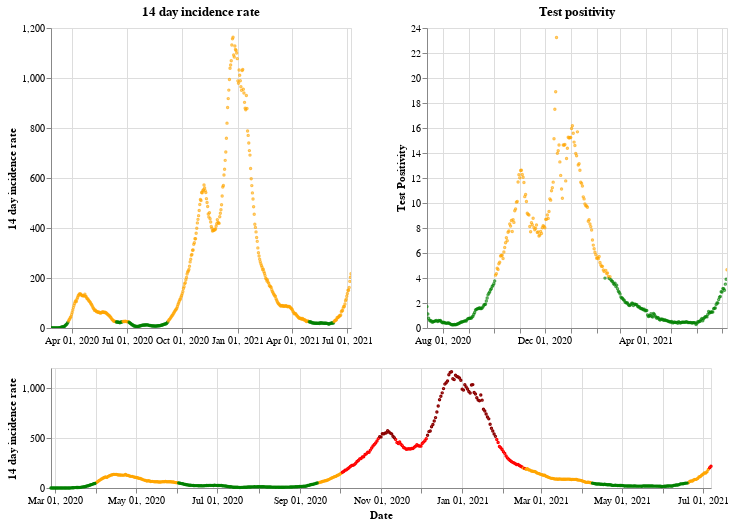

The code cell stored with this chart in its notebook:
### Markdown cell above
## Wales

### Code cell
plot_traffic_light('Wales')

### Figure 1 — Vega-Lite specification as saved in the notebook (floating-point values rounded to 4 significant figures; data arrays with more than 128 entries replaced by an {"elided": "..."} marker saying what was removed)
{"config": {"view": {"continuousWidth": 400, "continuousHeight": 300}}, "vconcat": [{"hconcat": [{"mark": {"type": "point", "size": 2}, "encoding": {"color": {"condition": {"value": "green", "test": "(datum.twoWeeklyCasesRate <= 25)"}, "value": "orange"}, "tooltip": [{"type": "nominal", "field": "areaName"}, {"type": "temporal", "field": "date"}, {"type": "quantitative", "field": "twoWeeklyCasesRate"}, {"type": "quantitative", "field": "testPositivity"}], "x": {"type": "temporal", "axis": {"title": ""}, "field": "date", "scale": {"domain": {"selection": "DateBrush"}}, "timeUnit": "yearmonthdate"}, "y": {"type": "quantitative", "axis": {"title": "14 day incidence rate"}, "field": "twoWeeklyCasesRate"}}, "title": "14 day incidence rate", "width": 300}, {"mark": {"type": "point", "size": 2}, "encoding": {"color": {"condition": {"value": "green", "test": "(datum.testPositivity <= 4)"}, "value": "orange"}, "tooltip": [{"type": "nominal", "field": "areaName"}, {"type": "temporal", "field": "date"}, {"type": "quantitative", "field": "twoWeeklyCasesRate"}, {"type": "quantitative", "field": "testPositivity"}], "x": {"type": "temporal", "axis": {"title": ""}, "field": "date", "scale": {"domain": {"selection": "DateBrush"}}, "timeUnit": "yearmonthdate"}, "y": {"type": "quantitative", "axis": {"title": "Test Positivity"}, "field": "testPositivity"}}, "title": "Test positivity", "width": 300}]}, {"layer": [{"mark": {"type": "point", "size": 2}, "encoding": {"color": {"condition": {"value": "orange", "test": "(((datum.testPositivity < 4) && (datum.twoWeeklyCasesRate >= 50)) && (datum.twoWeeklyCasesRate < 200))"}, "value": "red"}, "opacity": {"condition": {"value": 1, "test": "((datum.twoWeeklyCasesRate >= 50) && (datum.twoWeeklyCasesRate < 500))"}, "value": 0}, "tooltip": [{"type": "nominal", "field": "areaName"}, {"type": "temporal", "field": "date"}, {"type": "quantitative", "field": "twoWeeklyCasesRate"}, {"type": "quantitative", "field": "testPositivity"}], "x": {"type": "temporal", "axis": {"title": "Date"}, "field": "date", "timeUnit": "yearmonthdate"}, "y": {"type": "quantitative", "axis": {"title": "14 day incidence rate"}, "field": "twoWeeklyCasesRate"}}, "selection": {"DateBrush": {"type": "interval", "encodings": ["x"], "fields": ["Time"]}}}, {"mark": {"type": "point", "size": 2}, "encoding": {"color": {"value": "darkred"}, "opacity": {"condition": {"value": 1, "test": "(datum.twoWeeklyCasesRate >= 500)"}, "value": 0}, "tooltip": [{"type": "nominal", "field": "areaName"}, {"type": "temporal", "field": "date"}, {"type": "quantitative", "field": "twoWeeklyCasesRate"}, {"type": "quantitative", "field": "testPositivity"}], "x": {"type": "temporal", "axis": {"title": "Date"}, "field": "date", "timeUnit": "yearmonthdate"}, "y": {"type": "quantitative", "axis": {"title": "14 day incidence rate"}, "field": "twoWeeklyCasesRate"}}}, {"mark": {"type": "point", "size": 2}, "encoding": {"color": {"condition": {"value": "green", "test": "((datum.testPositivity < 4) && (datum.twoWeeklyCasesRate < 50))"}, "value": "orange"}, "opacity": {"condition": {"value": 1, "test": "(datum.twoWeeklyCasesRate < 50)"}, "value": 0}, "tooltip": [{"type": "nominal", "field": "areaName"}, {"type": "temporal", "field": "date"}, {"type": "quantitative", "field": "twoWeeklyCasesRate"}, {"type": "quantitative", "field": "testPositivity"}], "x": {"type": "temporal", "axis": {"title": "Date"}, "field": "date", "timeUnit": "yearmonthdate"}, "y": {"type": "quantitative", "axis": {"title": "14 day incidence rate"}, "field": "twoWeeklyCasesRate"}}}], "height": 120, "width": 660}], "data": {"name": "data-e53993675739e16fbfbd9d532442d316"}, "$schema": "https://vega.github.io/schema/vega-lite/v4.8.1.json", "datasets": {"data-e53993675739e16fbfbd9d532442d316": {"elided": "497 records"}}}
